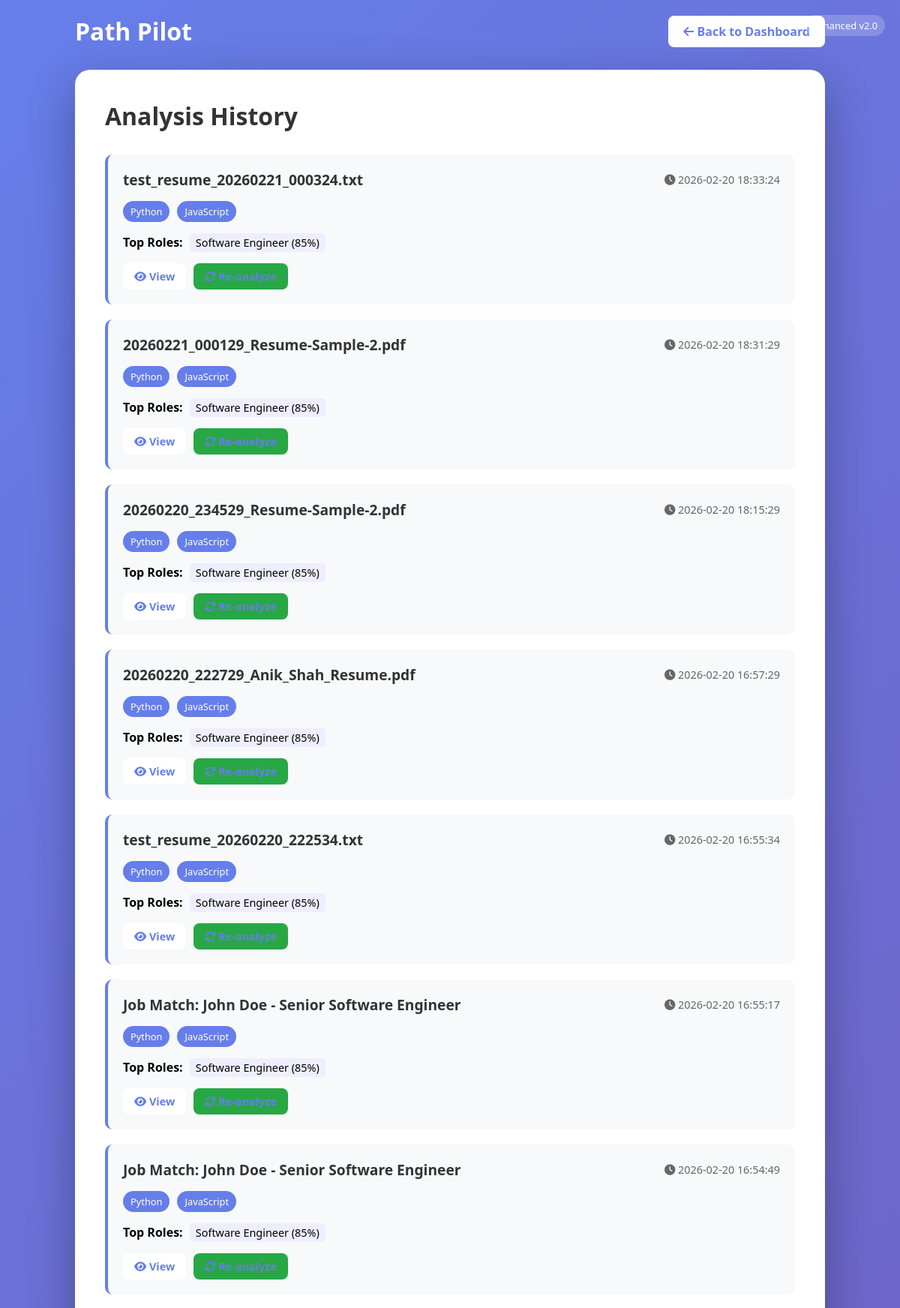
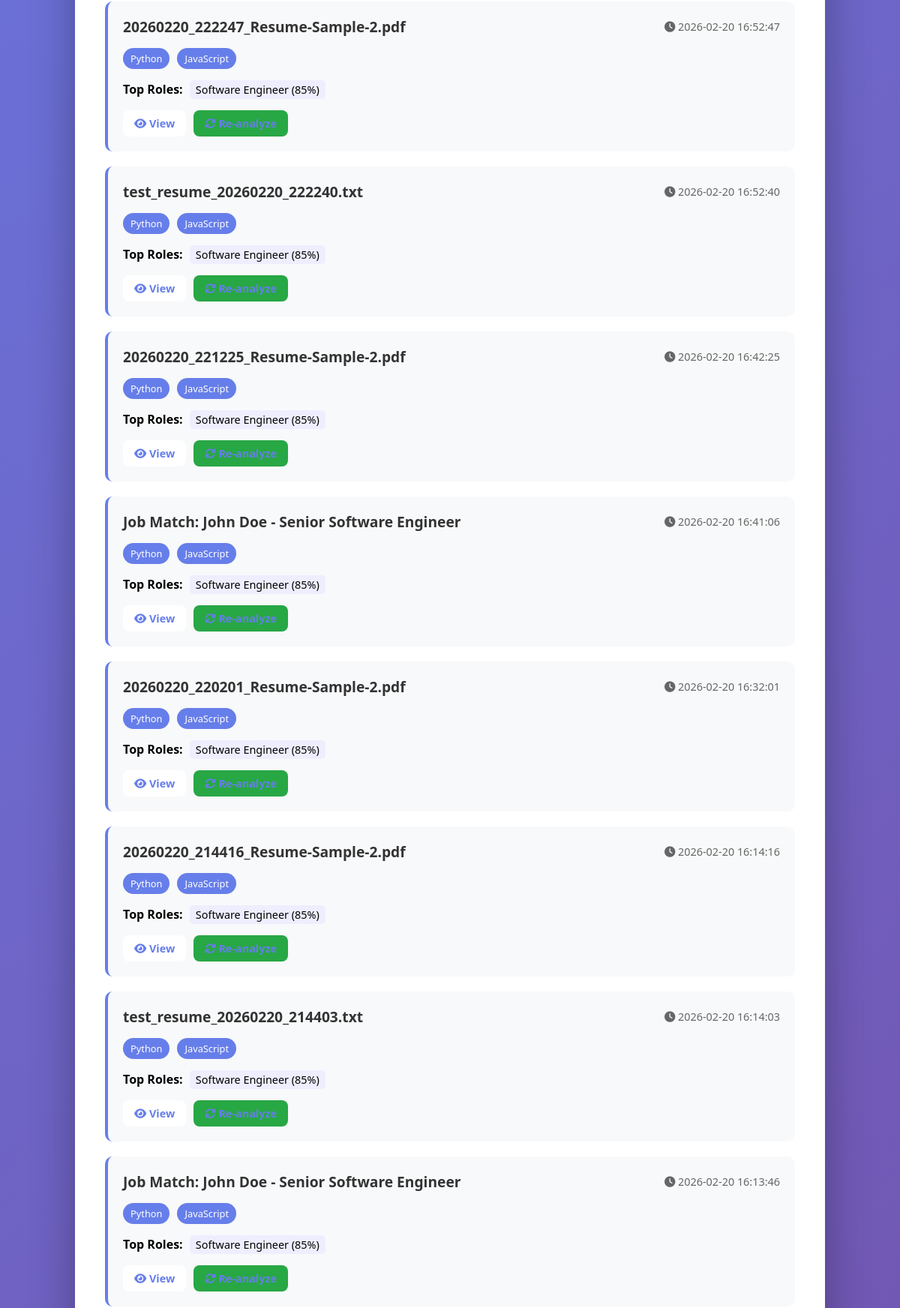
The app's page /history (signed in, upper part) with its own data (2 pictures, top to bottom).
### tables this page shows
CREATE TABLE user_uploads (
            id INTEGER PRIMARY KEY AUTOINCREMENT,
            user_id INTEGER,
            filename TEXT NOT NULL,
            filepath TEXT NOT NULL,
            upload_time TIMESTAMP DEFAULT CURRENT_TIMESTAMP,
            skills TEXT,
            top_roles TEXT,
            jobs TEXT,
            courses TEXT, ai_response TEXT, match_history TEXT, analysis_version TEXT, contact_info TEXT DEFAULT '{}', education TEXT DEFAULT '[]', experience TEXT DEFAULT '[]', department TEXT,
            FOREIGN KEY (user_id) REFERENCES users(id)
        );

### app.py (the view)
@app.route('/history')
@login_required
def history():
    try:
        db = get_db()
        uploads = db.execute(
            'SELECT id, filename, upload_time FROM user_uploads WHERE user_id = ? ORDER BY upload_time DESC',
            (session['user_id'],)
        ).fetchall()
        db.close()
        uploads_list = []
        for upload in uploads:
            uploads_list.append({
                'id': upload['id'],
                'filename': upload['filename'],
                'upload_time': upload['upload_time'],
                'skills_parsed': ['Python', 'JavaScript'],  # Placeholder
                'roles_parsed': [['Software Engineer', 85]]  # Placeholder
            })
        user_data = {
            'username': session.get('username', 'User'),
            'full_name': session.get('full_name', 'User')
        }
        return render_template('history.html',
                             user=user_data,
                             uploads=uploads_list)
    except Exception as e:
        print(f"History error: {e}")
        import traceback
        traceback.print_exc()
        user_data = {
            'username': session.get('username', 'User'),
            'full_name': session.get('full_name', 'User')
        }
        return render_template('history.html',
                             user=user_data,
                             uploads=[])

### app.py (called while the page is built)
def get_db():
    conn = sqlite3.connect(app.config['DATABASE'])
    conn.row_factory = sqlite3.Row
    return conn

def login_required(f):
    @wraps(f)
    def decorated_function(*args, **kwargs):
        if 'user_id' not in session:
            flash('Please log in first', 'error')
            return redirect(url_for('login'))
        return f(*args, **kwargs)
    return decorated_function

### templates/history.html (shortened to what this page needs)
<!DOCTYPE html>
<html lang="en">
<head>
    <link href="https://cdnjs.cloudflare.com/ajax/libs/font-awesome/6.4.0/css/all.min.css" rel="stylesheet">
</head>
<body>
    <div class="version-badge">Enhanced v2.0</div>
    <div class="container">
        <div class="header">
            <div class="logo">Path Pilot</div>
            <div>
                <a href="{{ url_for('dashboard') }}" class="btn">
                    <i class="fas fa-arrow-left"></i> Back to Dashboard
                </a>
            </div>
        </div>
        <div class="history-card">
            <h1>Analysis History</h1>
            {% if uploads %}
                {% for upload in uploads %}
                <div class="history-item">
                    <div class="history-header">
                        <div class="history-title">{{ upload.filename }}</div>
                        <div class="history-date">
                            <i class="fas fa-clock"></i> {{ upload.upload_time[:19] }}
                        </div>
                    </div>
                    {% if upload.skills_parsed %}
                    <div class="skills-list">
                        {% for skill in upload.skills_parsed %}
                        <span class="skill-tag">{{ skill }}</span>
                        {% endfor %}
                    </div>
                    {% endif %}
                    {% if upload.roles_parsed %}
                    <div style="margin-top: 10px;">
                        <strong>Top Roles:</strong>
                        {% for role, score in upload.roles_parsed %}
                        <span style="display: inline-block; background: #eef; padding: 3px 8px; border-radius: 5px; margin-left: 5px; font-size: 0.9rem;">
                            {{ role }} ({{ score }}%)
                        </span>
                        {% endfor %}
                    </div>
                    {% endif %}
                    <div style="margin-top: 15px; display: flex; gap: 10px;">
                        <a href="{{ url_for('view_upload', upload_id=upload.id) }}" class="btn" style="padding: 8px 15px; font-size: 0.9rem;">
                            <i class="fas fa-eye"></i> View
                        </a>
                        <a href="{{ url_for('reanalyze_upload', upload_id=upload.id) }}" class="btn" style="padding: 8px 15px; font-size: 0.9rem; background: #28a745;">
                            <i class="fas fa-sync"></i> Re-analyze
                        </a>
                    </div>
                </div>
                {% endfor %}
            {% endif %}
        </div>
    </div>
</body>
</html>

### templates/history.html (style rules this page uses)
* { margin: 0; padding: 0; box-sizing: border-box; }
body { font-family: 'Segoe UI', Tahoma, Geneva, Verdana, sans-serif; background: linear-gradient(135deg, #667eea 0%, #764ba2 100%); min-height: 100vh; padding: 20px; }
.container { max-width: 1000px; margin: 0 auto; }
.header { display: flex; justify-content: space-between; align-items: center; margin-bottom: 30px; }
.logo { font-size: 2rem; color: white; font-weight: bold; }
.btn { padding: 10px 20px; background: white; color: #667eea; text-decoration: none; border-radius: 8px; font-weight: 600; transition: all 0.3s ease; }
.history-card { background: white; border-radius: 20px; padding: 40px; box-shadow: 0 20px 60px rgba(0,0,0,0.3); }
h1 { color: #333; margin-bottom: 30px; font-size: 2rem; }
.history-item { background: #f8f9fa; padding: 20px; border-radius: 10px; margin-bottom: 20px; border-left: 4px solid #667eea; }
.history-header { display: flex; justify-content: space-between; align-items: center; margin-bottom: 15px; }
.history-title { font-size: 1.2rem; font-weight: 600; color: #333; }
.history-date { color: #666; font-size: 0.9rem; }
.skills-list { display: flex; flex-wrap: wrap; gap: 10px; margin: 15px 0; }
.skill-tag { background: #667eea; color: white; padding: 5px 10px; border-radius: 20px; font-size: 0.8rem; }
.version-badge { position: absolute; top: 20px; right: 20px; background: rgba(255,255,255,0.2); color: white; padding: 5px 10px; border-radius: 20px; font-size: 0.8rem; }

### records on screen
user_uploads: filename "test_resume_20260221_000324.txt", upload_time "2026-02-20 18:33:24", skills_parsed "Python" "JavaScript", roles_parsed "Software Engineer", roles_parsed "85"
user_uploads: filename "20260221_000129_Resume-Sample-2.pdf", upload_time "2026-02-20 18:31:29", skills_parsed "Python" "JavaScript", roles_parsed "Software Engineer", roles_parsed "85"
user_uploads: filename "20260220_234529_Resume-Sample-2.pdf", upload_time "2026-02-20 18:15:29", skills_parsed "Python" "JavaScript", roles_parsed "Software Engineer", roles_parsed "85"
user_uploads: filename "20260220_222729_Anik_Shah_Resume.pdf", upload_time "2026-02-20 16:57:29", skills_parsed "Python" "JavaScript", roles_parsed "Software Engineer", roles_parsed "85"
user_uploads: filename "test_resume_20260220_222534.txt", upload_time "2026-02-20 16:55:34", skills_parsed "Python" "JavaScript", roles_parsed "Software Engineer", roles_parsed "85"
user_uploads: filename "Job Match: John Doe - Senior Software Engineer", upload_time "2026-02-20 16:55:17", skills_parsed "Python" "JavaScript", roles_parsed "Software Engineer", roles_parsed "85"
user_uploads: filename "Job Match: John Doe - Senior Software Engineer", upload_time "2026-02-20 16:54:49", skills_parsed "Python" "JavaScript", roles_parsed "Software Engineer", roles_parsed "85"
user_uploads: filename "20260220_222247_Resume-Sample-2.pdf", upload_time "2026-02-20 16:52:47", skills_parsed "Python" "JavaScript", roles_parsed "Software Engineer", roles_parsed "85"
user_uploads: filename "test_resume_20260220_222240.txt", upload_time "2026-02-20 16:52:40", skills_parsed "Python" "JavaScript", roles_parsed "Software Engineer", roles_parsed "85"
user_uploads: filename "20260220_221225_Resume-Sample-2.pdf", upload_time "2026-02-20 16:42:25", skills_parsed "Python" "JavaScript", roles_parsed "Software Engineer", roles_parsed "85"
user_uploads: filename "Job Match: John Doe - Senior Software Engineer", upload_time "2026-02-20 16:41:06", skills_parsed "Python" "JavaScript", roles_parsed "Software Engineer", roles_parsed "85"
user_uploads: filename "20260220_220201_Resume-Sample-2.pdf", upload_time "2026-02-20 16:32:01", skills_parsed "Python" "JavaScript", roles_parsed "Software Engineer", roles_parsed "85"
user_uploads: filename "20260220_214416_Resume-Sample-2.pdf", upload_time "2026-02-20 16:14:16", skills_parsed "Python" "JavaScript", roles_parsed "Software Engineer", roles_parsed "85"
user_uploads: filename "test_resume_20260220_214403.txt", upload_time "2026-02-20 16:14:03", skills_parsed "Python" "JavaScript", roles_parsed "Software Engineer", roles_parsed "85"
user_uploads: filename "Job Match: John Doe - Senior Software Engineer", upload_time "2026-02-20 16:13:46", skills_parsed "Python" "JavaScript", roles_parsed "Software Engineer", roles_parsed "85"
